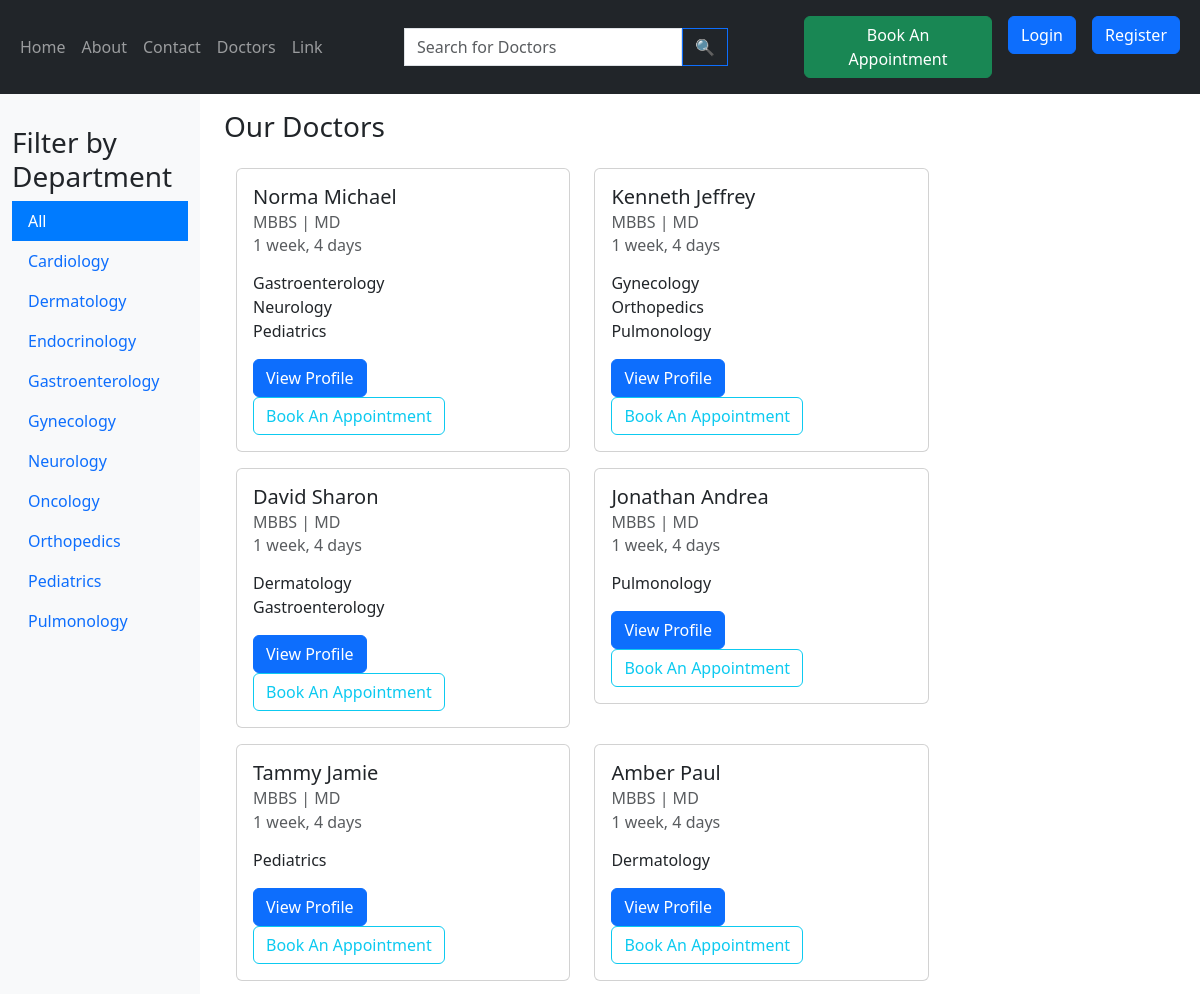
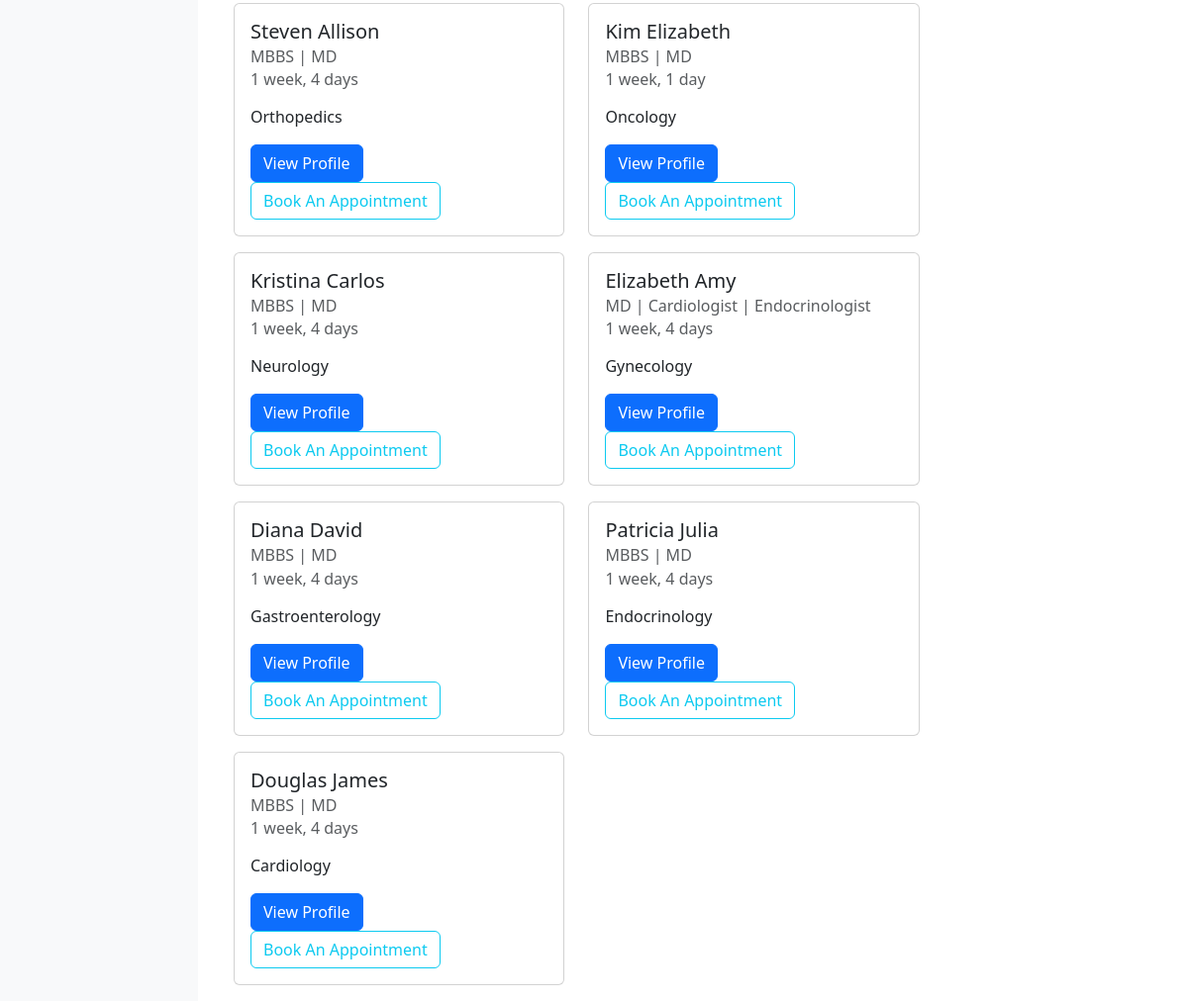
Screenshot of /doctor/ with the database file from the repository (2 pictures, top to bottom).
### doctor/models.py (models this page shows, shortened)
class Department(models.Model):
    dept_name=models.CharField(max_length=200)
    def __str__(self):
        return self.dept_name
    class Meta:
       ordering = ['dept_name']  # Ascending order by hire_date

class Doctor(models.Model):
  user= models.OneToOneField(User, on_delete= models.CASCADE,default=1)
  dob= models.DateField(default= None)
  sex= models.CharField(max_length= 10, choices= [('MALE', 'Male'), ('FEMALE', 'Female'), ('OTHER', 'Other')], default= 'FEMALE')
  department = models.ManyToManyField(Department)
  specialization = models.TextField(blank= True, null= True)
  dayofstarting= models.DateField(auto_now= True)
  avatar=models.ImageField(default="default_doctor_image.jpeg")
  Bio=models.TextField(default="",blank= True, null= True)
  Awards=models.TextField(default="",blank= True, null= True)

### doctor/views.py (the view)
# urls.py: path('doctor/',views.doctor,name="doctor"),
def doctor(request):
    q=request.GET.get('q') if (request.GET.get('q')!=None) else ''
    doctors=Doctor.objects.filter(
        Q(department__dept_name__icontains=q) |
        Q(user__first_name__icontains=q) |
        Q(user__last_name__icontains=q)
    ).distinct()
    departments=Department.objects.all()
    context={'departments':departments, 'doctors':doctors, 'field': 0}
    if not q == '' and request.GET.get('i') != None:
        context['field']=int(request.GET.get('i'))
    return render(request,'doctor_page.html',context)

### doctor/templates/doctor_page.html (shortened to what this page needs)
{% extends "base.html" %}
{% block start %}
<div class="container-fluid">
    <div class="row">
        <nav class="col-md-3 col-lg-2 d-md-block bg-light sidebar pt-3">
            <div class="sidebar-sticky pt-3 min-vh-100">
                <h3>Filter by Department</h3>
                <ul class="nav flex-column">
                <li><a class="nav-link {% if field == 0 %}active{% endif %}" href="{% url 'doctor' %}">All</a></li>
                {% for department in departments %}
                <li class="nav-item">
                    <a class="nav-link {% if forloop.counter == field %}active{% endif %}" href="{% url 'doctor' %}?q={{department}}&i={{forloop.counter}}">{{department}}</a>
                </li>
                {% endfor %}
                </ul>
            </div>
        </nav>
        <main role="main" class="col-md-9 ml-sm-auto col-lg-10 px-md-4 pt-3">
            <h3>Our Doctors</h3>
            <div class="container mt-4">
                <div class="row">
                    {% for doctor in doctors %}
                    <div class="col-auto mb-3">
                        <div class="card" style="width: 20.9rem;">
                            <div class="card-body">
                                <h5 class="card-title">{{ doctor.user.first_name}} {{doctor.user.last_name}}</h5>
                                <h6 class="card-subtitle mb-2 text-muted">{{ doctor.specialization}}</h6>
                                <h6 class="card-subtitle mb-2 text-muted">{{ doctor.dayofstarting | timesince}}</h6>
                                <p class="card-text">
                                    {% for department in doctor.department.all %}
                                    <p class="m-0"> {{department}} </p>
                                    {% endfor %}
                                </p>
                                <a type="button" class="btn btn-primary" href="{% url 'doctor-profile' doctor.id %}" data-mdb-ripple-init>View Profile</a>
                                <a type="button" class="btn btn-outline-info" href="{% url 'book_appointment' doctor.id %}" data-mdb-ripple-init data-mdb-ripple-color="dark">Book An Appointment</a>
                            </div>
                        </div>
                    </div>
                    {% endfor %}
                </div>
            </div>
        </main>
    </div>
  </div>
{% endblock %}

### doctor/templates/doctor_page.html (style rules this page uses)
.sidebar .nav-link.active { background-color: #007bff; color: white; }

### rows the page displays
Department: dept_name "Cardiology"
Department: dept_name "Dermatology"
Department: dept_name "Endocrinology"
Department: dept_name "Gastroenterology"
Department: dept_name "Gynecology"
Department: dept_name "Neurology"
Department: dept_name "Oncology"
Department: dept_name "Orthopedics"
Department: dept_name "Pediatrics"
Department: dept_name "Pulmonology"
Doctor: user.first_name "Norma", user.last_name "Michael", specialization "MBBS | MD", dayofstarting "1 week, 4 days"
Doctor: user.first_name "Kenneth", user.last_name "Jeffrey", specialization "MBBS | MD", dayofstarting "1 week, 4 days"
Doctor: user.first_name "David", user.last_name "Sharon", specialization "MBBS | MD", dayofstarting "1 week, 4 days"
Doctor: user.first_name "Jonathan", user.last_name "Andrea", specialization "MBBS | MD", dayofstarting "1 week, 4 days"
Doctor: user.first_name "Tammy", user.last_name "Jamie", specialization "MBBS | MD", dayofstarting "1 week, 4 days"
Doctor: user.first_name "Amber", user.last_name "Paul", specialization "MBBS | MD", dayofstarting "1 week, 4 days"
Doctor: user.first_name "Steven", user.last_name "Allison", specialization "MBBS | MD", dayofstarting "1 week, 4 days"
Doctor: user.first_name "Kim", user.last_name "Elizabeth", specialization "MBBS | MD", dayofstarting "1 week, 1 day"
Doctor: user.first_name "Kristina", user.last_name "Carlos", specialization "MBBS | MD", dayofstarting "1 week, 4 days"
Doctor: user.first_name "Elizabeth", user.last_name "Amy", specialization "MD | Cardiologist | Endocrinologist", dayofstarting "1 week, 4 days"
Doctor: user.first_name "Diana", user.last_name "David", specialization "MBBS | MD", dayofstarting "1 week, 4 days"
Doctor: user.first_name "Patricia", user.last_name "Julia", specialization "MBBS | MD", dayofstarting "1 week, 4 days"
Doctor: user.first_name "Douglas", user.last_name "James", specialization "MBBS | MD", dayofstarting "1 week, 4 days"
